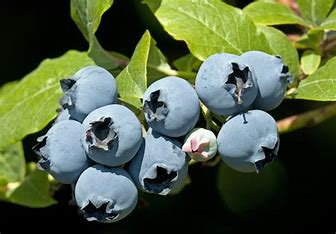
#> input picture Test-Images/blueberry.jpeg, 336 x 234 px, found by its file name
$ python image.py
#> lines starting #> are read from the running program, lines starting #| are printed output that depends on the picture; after the words box and inside, x2 and y2 are one past the last pixel; in counts of white or black regions, pixels touching at a corner belong together
import cv2
import numpy as np

# Function to detect fruit ripeness based on color
def detect_ripeness(image_path):
    # Load the image
    img = cv2.imread(image_path)
#> img is the input picture: shape (234, 336, 3); mean B, G, R 68.5, 96.8, 82.6

    # Convert image to HSV (Hue, Saturation, Value) color space
    hsv = cv2.cvtColor(img, cv2.COLOR_BGR2HSV)
#> hsv: shape (234, 336, 3); mean H, S, V 60.1, 143.6, 101.6

    # Define lower and upper bounds for the color of ripe fruit
    lower_ripe = np.array([140, 70, 50])  # Adjust these values based on your specific fruit color
    upper_ripe = np.array([180, 255, 255])

    # Create a mask for ripe fruit
    mask_ripe = cv2.inRange(hsv, lower_ripe, upper_ripe)
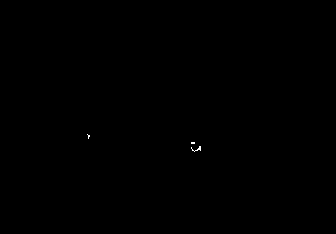
#> mask_ripe: shape (234, 336); 0.05% white in thin lines or dots, all inside (x1, y1, x2, y2) = (87, 134, 201, 152)

    # Count the number of non-zero pixels in the mask
    ripe_pixel_count = np.count_nonzero(mask_ripe)
#> ripe_pixel_count = 36

    # Assuming a simple threshold: If more than 1000 pixels are ripe, consider it ripe
    if ripe_pixel_count > 1000:
        return "Ripe"
    else:
        return "Unripe"

# Example usage
image_path = r"C:\Users\mdsng\OneDrive\Desktop\ripetest\blueberry.jpeg"  # Provide the path to your fruit image
ripeness = detect_ripeness(image_path)

print('Predicted fruit ripeness:', ripeness)
